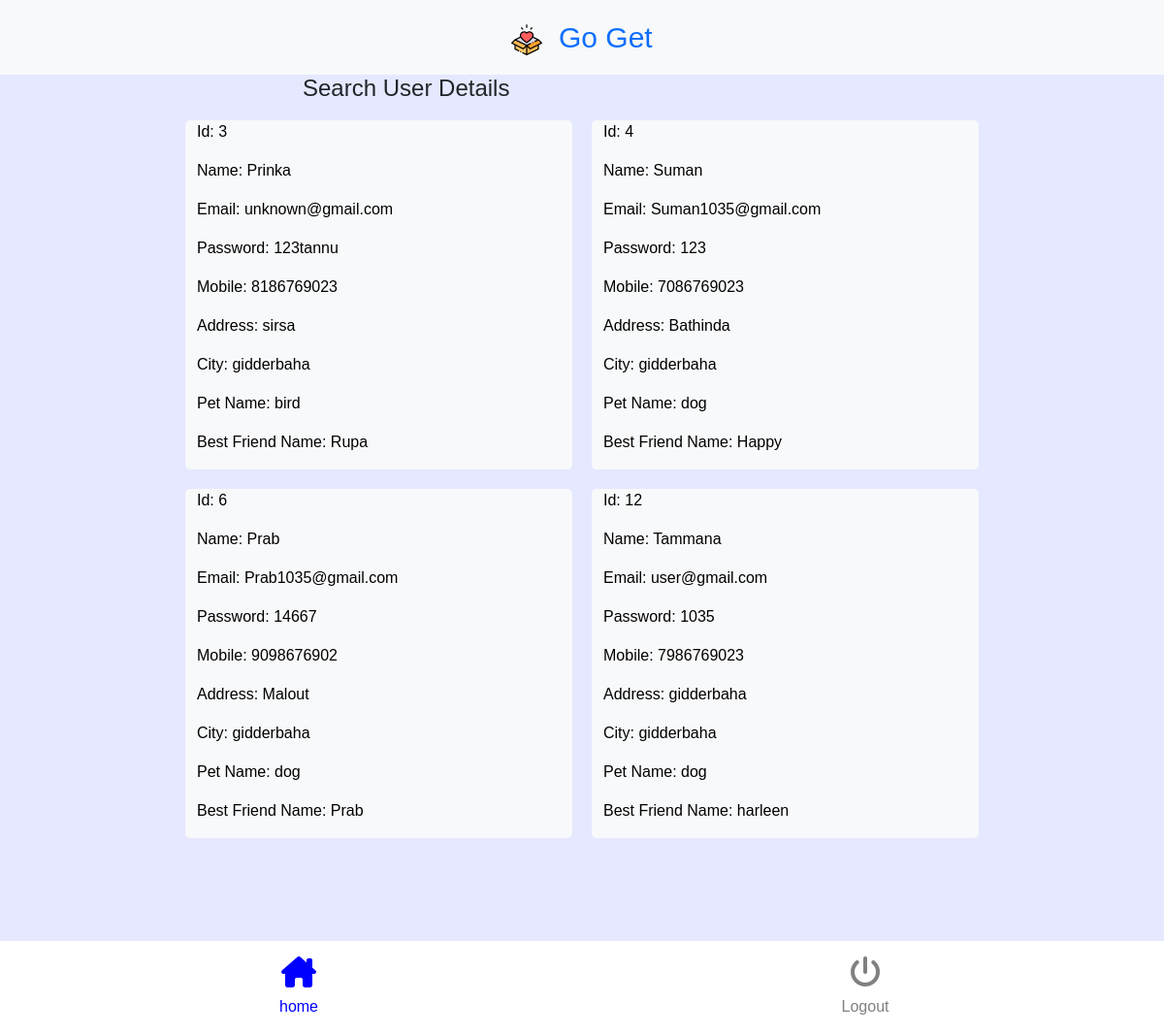
The app's page /user_details.php with its own data.
### tables this page shows
CREATE TABLE `user` (
  `id` int(11) NOT NULL,
  `username` varchar(100) NOT NULL,
  `email` varchar(100) NOT NULL,
  `password` varchar(50) NOT NULL,
  `mobile` text NOT NULL,
  `address` varchar(100) NOT NULL,
  `city` varchar(100) NOT NULL,
  `petname` varchar(100) NOT NULL,
  `bestfriendname` varchar(100) NOT NULL,
  `curdate` date NOT NULL
);

### user_details.php (the view, shortened to what this page needs)
<?php include "connection.php";
?>
<html>
    <head>
        <link rel="stylesheet" href="css/bootstrap.min.css"/>
        <link rel="stylesheet" href="css/bootstrap-grid.min.css"/>
        <link rel="stylesheet" href="homestyle.css" />
        <link rel="stylesheet" href="https://cdnjs.cloudflare.com/ajax/libs/font-awesome/6.5.2/css/all.min.css" />
    </head>
    <body id="body2">
        <div class="container-fluid">
            <div class="row text-center justify-content-center bg-light p-3">
                <div class="col-lg-6 column1">
                <a href="admin_home.php">  <img src="images/logo-small.jpg" />&nbsp;&nbsp;</a><a href="admin_home.php">Go Get</a>
                </div>
            </div>
            <div class="row justify-content-center">
                <div class="col-lg-6">
                    <h4>Search User Details</h4>
                </div>
            </div>
                <div class="container">
                    <div class="row justify-content-center">
                    <?php
$query="select * from user ";
$res=mysqli_query($con,$query);
while($row=mysqli_fetch_array($res))
{
?>
                        <div class="col-lg-4 bg-light  test3">
                        <p>Id: <?php echo $row['id'] ?></p>
        <p>Name: <?php echo $row['username'] ?> </p>
        <p>Email: <?php echo $row['email'] ?></p>
        <p>Password: <?php echo $row['password'] ?></p>
        <p>Mobile: <?php echo $row['mobile'] ?></p>
        <p>Address: <?php echo $row['address'] ?></p>
        <p>City: <?php echo $row['city'] ?></p>
        <p>Pet Name: <?php echo $row['petname'] ?></p>
        <p>Best Friend Name: <?php echo $row['bestfriendname'] ?></p>
                        </div>
                        <?php } ?>
                        </div>
</div>
<br/>
<br/>
            <div class="row bg-white p-3 mt-5 ">
                <div class="col-lg-6 text-center">
                <a href="admin_home.php">   <h2> <i class="fa-solid fa-house-chimney" id="i2"></i></h2></a>
                  <a href="admin_home.php" id="tall2">home</a>
                </div>
                <div class="col-lg-6 text-center">
                <a href="index.php">    <h2><i class="fa-solid fa-power-off" id="i3"></i></h2></a>
                    <a href="index.php" id="tall3">Logout</a>
                </div>
            </div>
        </div>
    </body>
</html>

### homestyle.css (style rules this page uses)
body { font-family: "Montserrat", sans-serif; font-optical-sizing: auto; font-weight: weight; font-style: normal; }
.column1 { color:blue; }
.column1 a { text-decoration: none; font-size:30px; }
#body2 { background-color: #e5e8ff; }
#i2 { color:blue; }
#tall2 { text-decoration: none; color:blue; }
#tall3 { color:grey; text-decoration: none; }
#i3 { color:grey; }
.test3 { margin:10px; color:black; width:35%; border-radius: 5px; }
* { margin: 0; padding: 0; box-sizing: border-box; }
:root { --progress-bar-width: 200px; --progress-bar-height: 200px; --font-size: 2rem; }

### records on screen
user: id "3", username "Prinka", email "unknown@gmail.com", password "123tannu", mobile "8186769023", address "sirsa", city "gidderbaha", petname "bird", bestfriendname "Rupa"
user: id "4", username "Suman", email "Suman1035@gmail.com", password "123", mobile "7086769023", address "Bathinda", city "gidderbaha", petname "dog", bestfriendname "Happy"
user: id "6", username "Prab", email "Prab1035@gmail.com", password "14667", mobile "9098676902", address "Malout", city "gidderbaha", petname "dog", bestfriendname "Prab"
user: id "12", username "Tammana", email "user@gmail.com", password "1035", mobile "7986769023", address "gidderbaha", city "gidderbaha", petname "dog", bestfriendname "harleen"
